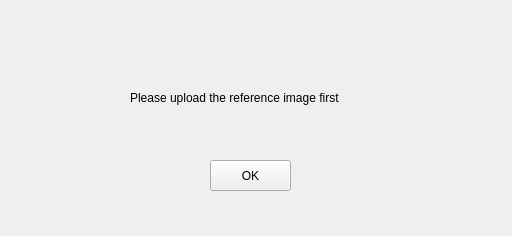
<?xml version="1.0" encoding="UTF-8"?>
<ui version="4.0">
 <class>Error</class>
 <widget class="QWidget" name="Error">
  <property name="geometry">
   <rect>
    <x>0</x>
    <y>0</y>
    <width>512</width>
    <height>236</height>
   </rect>
  </property>
  <property name="windowTitle">
   <string>Error</string>
  </property>
  <widget class="QLabel" name="L_text1">
   <property name="geometry">
    <rect>
     <x>130</x>
     <y>90</y>
     <width>361</width>
     <height>16</height>
    </rect>
   </property>
   <property name="text">
    <string>Please upload the reference image first</string>
   </property>
  </widget>
  <widget class="QLabel" name="L_image">
   <property name="geometry">
    <rect>
     <x>20</x>
     <y>50</y>
     <width>91</width>
     <height>91</height>
    </rect>
   </property>
   <property name="text">
    <string/>
   </property>
  </widget>
  <widget class="QPushButton" name="pushButton">
   <property name="geometry">
    <rect>
     <x>210</x>
     <y>160</y>
     <width>81</width>
     <height>31</height>
    </rect>
   </property>
   <property name="text">
    <string>OK</string>
   </property>
  </widget>
 </widget>
 <resources/>
 <connections>
  <connection>
   <sender>pushButton</sender>
   <signal>clicked()</signal>
   <receiver>Error</receiver>
   <slot>OK_clicked()</slot>
   <hints>
    <hint type="sourcelabel">
     <x>216</x>
     <y>183</y>
    </hint>
    <hint type="destinationlabel">
     <x>268</x>
     <y>192</y>
    </hint>
   </hints>
  </connection>
 </connections>
 <slots>
  <slot>OK_clicked()</slot>
 </slots>
</ui>
